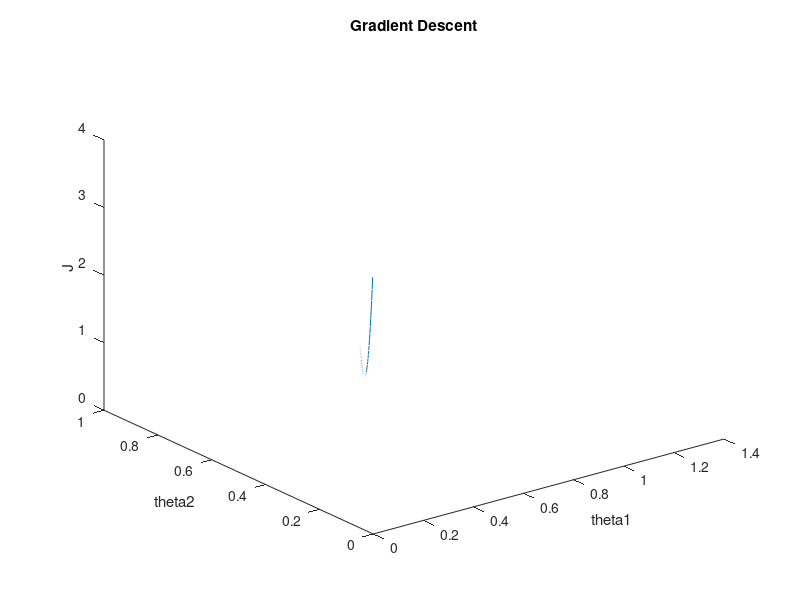

MATLAB code for this plot:
clear all; %remove all the old variables in the workspace
close all;

thetas = [0;0];
Js = [];
theta1 = [];
theta2 = [];
iteration = 0;
eta = 0.01;
counter = 0;
while (iteration < 1000)
    
    iteration = iteration + 1;
    thetas(1,1) = thetas(1,1) - ((eta)*(2*((thetas(1,1) + thetas(2,1) - 2))));
    thetas(2,1) = thetas(2,1) - ((eta)*(2*((thetas(1,1) + thetas(2,1) - 2))));%- ((eta)*(thetas(2,1)));
    %thetas = thetas - ((eta*(sum(thetas) - 2.0))*(ones(2,1))) - ((eta)*(thetas));
    J = (thetas(1,1) + thetas(2,1) - 2.0)^2;
    Js(iteration, 1) = J;
    theta1(iteration, 1) = thetas(1,1);
    theta2(iteration, 1) = thetas(2,1);
end

plot3(theta1, theta2,Js);
title('Gradient Descent');
xlabel('theta1');
ylabel('theta2');
zlabel('J');
savefig('GD1.fig');